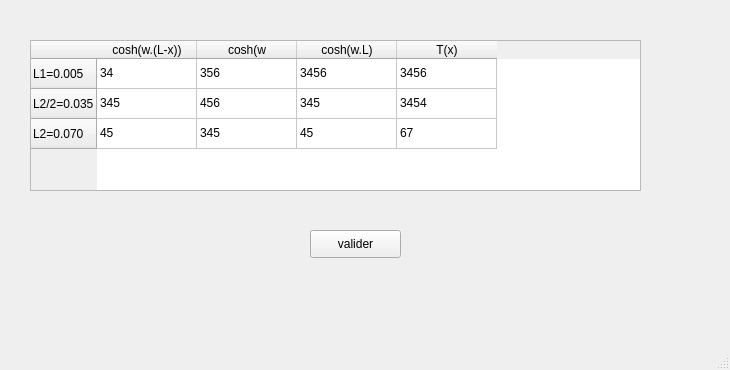
<?xml version="1.0" encoding="UTF-8"?>
<ui version="4.0">
 <class>MainWindow</class>
 <widget class="QMainWindow" name="MainWindow">
  <property name="geometry">
   <rect>
    <x>0</x>
    <y>0</y>
    <width>730</width>
    <height>370</height>
   </rect>
  </property>
  <property name="windowTitle">
   <string>MainWindow</string>
  </property>
  <widget class="QWidget" name="centralwidget">
   <widget class="QTableWidget" name="tableWidget">
    <property name="geometry">
     <rect>
      <x>30</x>
      <y>40</y>
      <width>611</width>
      <height>151</height>
     </rect>
    </property>
    <row>
     <property name="text">
      <string>L1=0.005</string>
     </property>
    </row>
    <row>
     <property name="text">
      <string>L2/2=0.035</string>
     </property>
    </row>
    <row>
     <property name="text">
      <string>L2=0.070</string>
     </property>
    </row>
    <column>
     <property name="text">
      <string>cosh(w.(L-x))</string>
     </property>
    </column>
    <column>
     <property name="text">
      <string>cosh(w</string>
     </property>
    </column>
    <column>
     <property name="text">
      <string>cosh(w.L)</string>
     </property>
    </column>
    <column>
     <property name="text">
      <string>T(x)</string>
     </property>
    </column>
    <item row="0" column="0">
     <property name="text">
      <string>34</string>
     </property>
    </item>
    <item row="0" column="1">
     <property name="text">
      <string>356</string>
     </property>
    </item>
    <item row="0" column="2">
     <property name="text">
      <string>3456</string>
     </property>
    </item>
    <item row="0" column="3">
     <property name="text">
      <string>3456</string>
     </property>
    </item>
    <item row="1" column="0">
     <property name="text">
      <string>345</string>
     </property>
    </item>
    <item row="1" column="1">
     <property name="text">
      <string>456</string>
     </property>
    </item>
    <item row="1" column="2">
     <property name="text">
      <string>345</string>
     </property>
    </item>
    <item row="1" column="3">
     <property name="text">
      <string>3454</string>
     </property>
    </item>
    <item row="2" column="0">
     <property name="text">
      <string>45</string>
     </property>
    </item>
    <item row="2" column="1">
     <property name="text">
      <string>345</string>
     </property>
    </item>
    <item row="2" column="2">
     <property name="text">
      <string>45</string>
     </property>
    </item>
    <item row="2" column="3">
     <property name="text">
      <string>67</string>
     </property>
    </item>
   </widget>
   <widget class="QPushButton" name="readBtn">
    <property name="geometry">
     <rect>
      <x>310</x>
      <y>230</y>
      <width>91</width>
      <height>28</height>
     </rect>
    </property>
    <property name="text">
     <string>valider</string>
    </property>
   </widget>
  </widget>
  <widget class="QMenuBar" name="menubar">
   <property name="geometry">
    <rect>
     <x>0</x>
     <y>0</y>
     <width>730</width>
     <height>24</height>
    </rect>
   </property>
  </widget>
  <widget class="QStatusBar" name="statusbar"/>
 </widget>
 <resources/>
 <connections/>
</ui>
